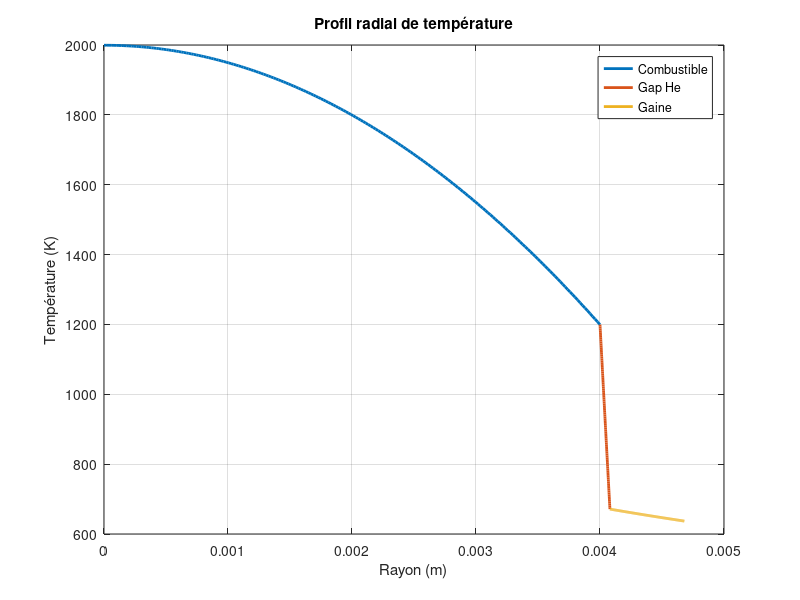
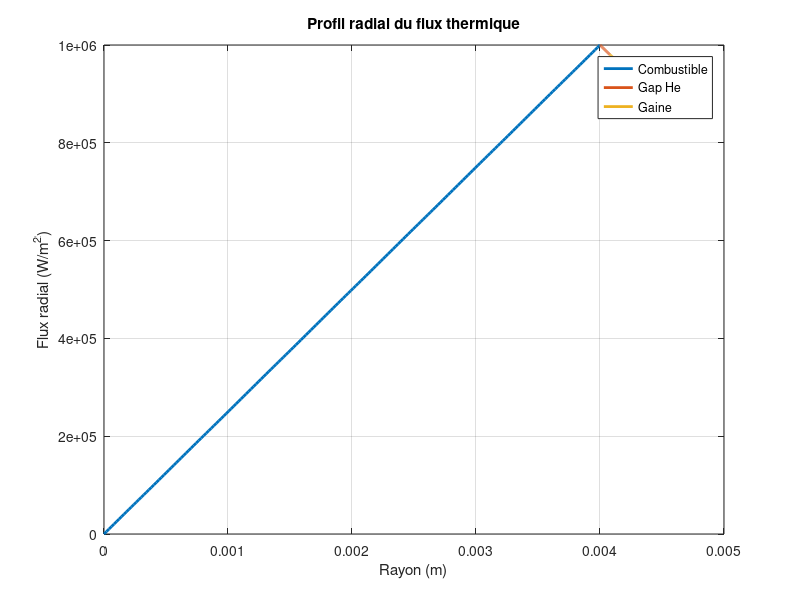
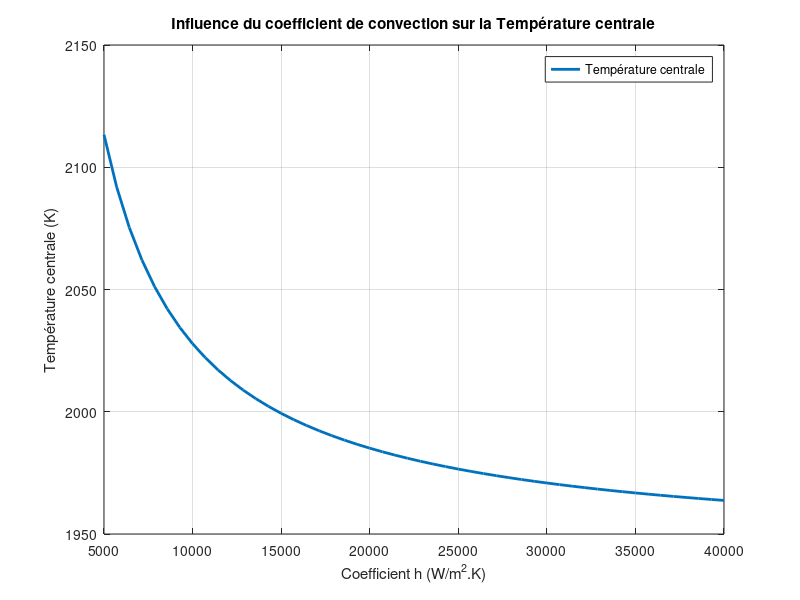
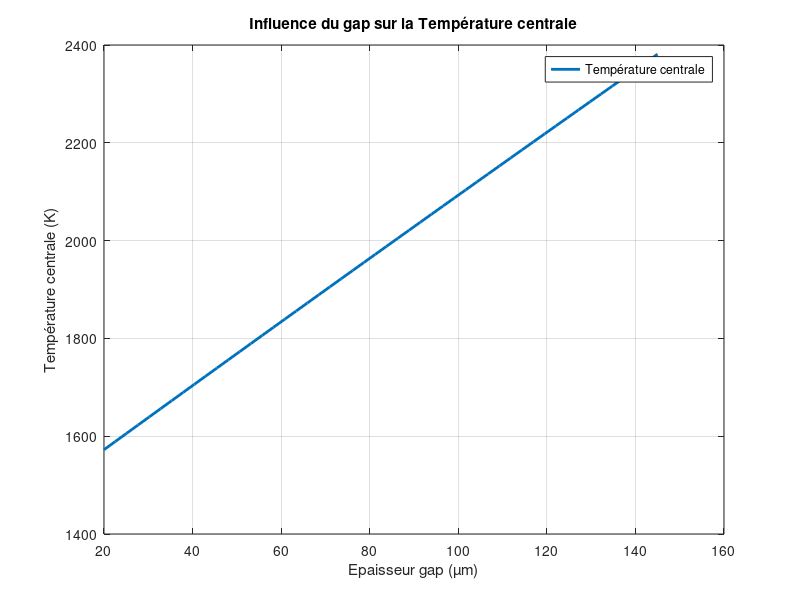

These figures' MATLAB source, in order: (Note: this script raises an error after producing the figures.)
clc
clear
close all

R1 = 4e-3;      % Rayon combustible (m)
gap = 80e-6;    % Epaisseur gap (m)
R2 = R1 + gap;
R3 = R2 + 0.6e-3; % Epaisseur gaine (m)

k1 = 2.5;       % UO2 (W/m.K)
k2 = 0.15;      % Helium (W/m.K)
k3 = 16;        % Zircaloy (W/m.K)

qppp = 5e8;     % Production volumique (W/m^3)
h = 15000;      % Coefficient convection (W/m^2.K)
Tinf = 580;     % Température eau (K)

%% Constantes analytiques

A2 = - qppp*R1^2/(2*k2);
A3 = - qppp*R1^2/(2*k3);

B3 = Tinf + (qppp*R1^2)/(2*h*R3) - A3*log(R3);

B2 = B3 + (A3 - A2)*log(R2);

C2 = - qppp*R1^2/(2*k2)*log(R1) + B2 + qppp*R1^2/(4*k1);

%% Discrétisation

r1 = linspace(0,R1,200);
r2 = linspace(R1,R2,100);
r3 = linspace(R2,R3,150);

%% Température

T1 = -qppp/(4*k1)*r1.^2 + C2;
T2 = A2*log(r2) + B2;
T3 = A3*log(r3) + B3;

%% Flux radial

q1 = -k1*(-qppp/(2*k1)*r1);
q2 = -k2*(A2./r2);
q3 = -k3*(A3./r3);

figure
plot(r1,T1,'LineWidth',2)
hold on
plot(r2,T2,'LineWidth',2)
plot(r3,T3,'LineWidth',2)
xlabel('Rayon (m)')
ylabel('Température (K)')
legend('Combustible','Gap He','Gaine')
title('Profil radial de température')
grid on

figure
plot(r1,q1,'LineWidth',2)
hold on
plot(r2,q2,'LineWidth',2)
plot(r3,q3,'LineWidth',2)
xlabel('Rayon (m)')
ylabel('Flux radial (W/m^2)')
legend('Combustible','Gap He','Gaine')
title('Profil radial du flux thermique')
grid on

Q_generated = qppp*pi*R1^2;
Q_surface = q3(end)*2*pi*R3;

disp([Q_generated Q_surface])


h_values = linspace(5000,40000,50);
Tc_h = zeros(size(h_values));

for i=1:length(h_values)
    h = h_values(i);
    B3 = Tinf + (qppp*R1^2)/(2*h*R3) - A3*log(R3);
    B2 = B3 + (A3 - A2)*log(R2);
    C2 = - qppp*R1^2/(2*k2)*log(R1) + B2 + qppp*R1^2/(4*k1);
    Tc_h(i) = C2;
end

figure
plot(h_values,Tc_h,'LineWidth',2)
xlabel('Coefficient h (W/m^2.K)')
ylabel('Température centrale (K)')
legend('Température centrale')
title('Influence du coefficient de convection sur la Température centrale')
grid on


gap_values = linspace(20e-6,145e-6,50);
Tc_gap = zeros(size(gap_values));

for i=1:length(gap_values)
    R2 = R1 + gap_values(i);
    A2 = - qppp*R1^2/(2*k2);
    A3 = - qppp*R1^2/(2*k3);
    B3 = Tinf + (qppp*R1^2)/(2*h*R3) - A3*log(R3);
    B2 = B3 + (A3 - A2)*log(R2);
    C2 = - qppp*R1^2/(2*k2)*log(R1) + B2 + qppp*R1^2/(4*k1);
    Tc_gap(i) = C2;
end

figure
plot(gap_values*1e6,Tc_gap,'LineWidth',2)
xlabel('Epaisseur gap (µm)')
ylabel('Température centrale (K)')
legend('Température centrale')
title('Influence du gap sur la Température centrale')
grid on



%% Paramètres non-linéaires UO2

a = 1/6;
b = 1/6000;

%% Température d'interface issue du modèle linéaire
Ts = T1(end);   % température à r = R1

%% Profil non-linéaire (Kirchhoff)

Tc_linear = T1(1);
Tc_nonlinear = T_nl(1);

T_nl = ( (a + b*Ts).*exp( (b*qppp/4)*(R1^2 - r1.^2) ) - a )/b;
k_center = 1/(a + b*Tc_nonlinear);



figure
plot(r1,T1,'LineWidth',2)
hold on
plot(r1,T_nl,'--','LineWidth',2)
xlabel('Rayon (m)')
ylabel('Température (K)')
legend('Linéaire','Non-linéaire k(T)')
title('Comparaison profil température combustible')
grid on

%Tc_linear = T1(1);
%Tc_nonlinear = T_nl(1);

%% RESOLUTION NUMERIQUE NON-LINEAIRE

N = 200;
r = linspace(0,R1,N)';
dr = r(2)-r(1);

Ts = T1(end); % température interface
T = T1';      % initialisation avec solution linéaire

tol = 1e-6;
err = 1;
iter = 0;

while err > tol && iter < 1000

    T_old = T;

    % Conductivité locale
    k = 1./(a + b*T);

    A = zeros(N,N);
    bvec = zeros(N,1);

    % Condition centre (symétrie)
    A(1,1) = 1;
    A(1,2) = -1;
    bvec(1) = 0;

    % Noeuds internes
    for i = 2:N-1

        rp = r(i) + dr/2;
        rm = r(i) - dr/2;

        kp = (k(i)+k(i+1))/2;
        km = (k(i)+k(i-1))/2;

        A(i,i-1) = rm*km/dr^2;
        A(i,i)   = - (rp*kp + rm*km)/dr^2;
        A(i,i+1) = rp*kp/dr^2;

        bvec(i) = - r(i)*qppp;
    end

    % Condition interface
    A(N,N) = 1;
    bvec(N) = Ts;

    % Résolution système linéaire
    T = A\bvec;

    err = max(abs(T - T_old));
    iter = iter + 1;
end




figure
plot(r1,T_nl,'LineWidth',2)
hold on
plot(r,T,'--','LineWidth',2)
xlabel('Rayon (m)')
ylabel('Température (K)')
legend('Kirchhoff analytique','Numérique DF')
title('Validation solution non-linéaire')
grid on





disp(['Convergence en ', num2str(iter), ' iterations'])
disp(['Tc linéaire = ', num2str(Tc_linear)])
disp(['Tc non-linéaire = ', num2str(Tc_nonlinear)])
disp(['k_center non-linéaire = ', num2str(k_center)])





% Puissance volumique (MW/m^3)
H = [100 200 300 400 500];

% Température centrale modèle linéaire (K)
Tc_lin = [864.6 1147.9 1431.4 1715.4 1999.4];

% Température centrale modèle non-linéaire (K)
Tc_nl = [821.5 1088.5 1384.5 1709.9 2069.1];

% Tracé
figure

plot(H,Tc_lin,'-o','LineWidth',2)
hold on

plot(H,Tc_nl,'-s','LineWidth',2)

grid on

xlabel('Puissance volumique H (MW/m^3)','FontSize',12)
ylabel('Température centrale T_c (K)','FontSize',12)

title('Température centrale en fonction de la puissance volumique','FontSize',14)

legend('Modèle linéaire','Modèle non-linéaire','Location','northwest')
